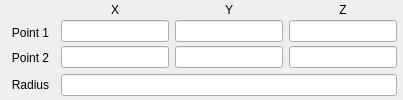
                    <widget class="QFrame" name="frame_GeometryBoundingCylinder">
                     <property name="frameShape">
                      <enum>QFrame::NoFrame</enum>
                     </property>
                     <property name="frameShadow">
                      <enum>QFrame::Raised</enum>
                     </property>
                     <layout class="QVBoxLayout" name="verticalLayout_9">
                      <property name="spacing">
                       <number>0</number>
                      </property>
                      <property name="margin">
                       <number>0</number>
                      </property>
                      <item>
                       <widget class="QFrame" name="frame_57">
                        <property name="frameShape">
                         <enum>QFrame::NoFrame</enum>
                        </property>
                        <property name="frameShadow">
                         <enum>QFrame::Raised</enum>
                        </property>
                        <layout class="QHBoxLayout" name="horizontalLayout_16">
                         <property name="spacing">
                          <number>0</number>
                         </property>
                         <property name="leftMargin">
                          <number>3</number>
                         </property>
                         <property name="topMargin">
                          <number>0</number>
                         </property>
                         <property name="rightMargin">
                          <number>3</number>
                         </property>
                         <property name="bottomMargin">
                          <number>0</number>
                         </property>
                         <item>
                          <widget class="QFrame" name="frame_58">
                           <property name="sizePolicy">
                            <sizepolicy hsizetype="Fixed" vsizetype="Preferred">
                             <horstretch>0</horstretch>
                             <verstretch>0</verstretch>
                            </sizepolicy>
                           </property>
                           <property name="minimumSize">
                            <size>
                             <width>55</width>
                             <height>0</height>
                            </size>
                           </property>
                           <property name="maximumSize">
                            <size>
                             <width>60</width>
                             <height>16777215</height>
                            </size>
                           </property>
                           <property name="frameShape">
                            <enum>QFrame::NoFrame</enum>
                           </property>
                           <property name="frameShadow">
                            <enum>QFrame::Raised</enum>
                           </property>
                           <layout class="QVBoxLayout" name="verticalLayout_50">
                            <property name="spacing">
                             <number>3</number>
                            </property>
                            <property name="margin">
                             <number>3</number>
                            </property>
                            <item>
                             <widget class="QLabel" name="label_49">
                              <property name="text">
                               <string/>
                              </property>
                             </widget>
                            </item>
                            <item>
                             <widget class="QLabel" name="label_15">
                              <property name="text">
                               <string>Point 1</string>
                              </property>
                              <property name="alignment">
                               <set>Qt::AlignCenter</set>
                              </property>
                             </widget>
                            </item>
                           </layout>
                          </widget>
                         </item>
                         <item>
                          <widget class="QFrame" name="frame_59">
                           <property name="frameShape">
                            <enum>QFrame::NoFrame</enum>
                           </property>
                           <property name="frameShadow">
                            <enum>QFrame::Raised</enum>
                           </property>
                           <layout class="QVBoxLayout" name="verticalLayout_51">
                            <property name="spacing">
                             <number>3</number>
                            </property>
                            <property name="margin">
                             <number>3</number>
                            </property>
                            <item>
                             <widget class="QLabel" name="label_16">
                              <property name="text">
                               <string>X</string>
                              </property>
                              <property name="alignment">
                               <set>Qt::AlignCenter</set>
                              </property>
                             </widget>
                            </item>
                            <item>
                             <widget class="QLineEdit" name="lineEdit_28"/>
                            </item>
                           </layout>
                          </widget>
                         </item>
                         <item>
                          <widget class="QFrame" name="frame_60">
                           <property name="frameShape">
                            <enum>QFrame::NoFrame</enum>
                           </property>
                           <property name="frameShadow">
                            <enum>QFrame::Raised</enum>
                           </property>
                           <layout class="QVBoxLayout" name="verticalLayout_52">
                            <property name="spacing">
                             <number>3</number>
                            </property>
                            <property name="margin">
                             <number>3</number>
                            </property>
                            <item>
                             <widget class="QLabel" name="label_18">
                              <property name="text">
                               <string>Y</string>
                              </property>
                              <property name="alignment">
                               <set>Qt::AlignCenter</set>
                              </property>
                             </widget>
                            </item>
                            <item>
                             <widget class="QLineEdit" name="lineEdit_29"/>
                            </item>
                           </layout>
                          </widget>
                         </item>
                         <item>
                          <widget class="QFrame" name="frame_61">
                           <property name="frameShape">
                            <enum>QFrame::NoFrame</enum>
                           </property>
                           <property name="frameShadow">
                            <enum>QFrame::Raised</enum>
                           </property>
                           <layout class="QVBoxLayout" name="verticalLayout_53">
                            <property name="spacing">
                             <number>3</number>
                            </property>
                            <property name="margin">
                             <number>3</number>
                            </property>
                            <item>
                             <widget class="QLabel" name="label_19">
                              <property name="text">
                               <string>Z</string>
                              </property>
                              <property name="alignment">
                               <set>Qt::AlignCenter</set>
                              </property>
                             </widget>
                            </item>
                            <item>
                             <widget class="QLineEdit" name="lineEdit_30"/>
                            </item>
                           </layout>
                          </widget>
                         </item>
                        </layout>
                       </widget>
                      </item>
                      <item>
                       <widget class="QFrame" name="frame_49">
                        <property name="frameShape">
                         <enum>QFrame::NoFrame</enum>
                        </property>
                        <property name="frameShadow">
                         <enum>QFrame::Raised</enum>
                        </property>
                        <layout class="QHBoxLayout" name="horizontalLayout_14">
                         <property name="spacing">
                          <number>0</number>
                         </property>
                         <property name="leftMargin">
                          <number>3</number>
                         </property>
                         <property name="topMargin">
                          <number>0</number>
                         </property>
                         <property name="rightMargin">
                          <number>3</number>
                         </property>
                         <property name="bottomMargin">
                          <number>0</number>
                         </property>
                         <item>
                          <widget class="QFrame" name="frame_50">
                           <property name="sizePolicy">
                            <sizepolicy hsizetype="Fixed" vsizetype="Preferred">
                             <horstretch>0</horstretch>
                             <verstretch>0</verstretch>
                            </sizepolicy>
                           </property>
                           <property name="minimumSize">
                            <size>
                             <width>55</width>
                             <height>0</height>
                            </size>
                           </property>
                           <property name="maximumSize">
                            <size>
                             <width>60</width>
                             <height>16777215</height>
                            </size>
                           </property>
                           <property name="frameShape">
                            <enum>QFrame::NoFrame</enum>
                           </property>
                           <property name="frameShadow">
                            <enum>QFrame::Raised</enum>
                           </property>
                           <layout class="QVBoxLayout" name="verticalLayout_44">
                            <property name="spacing">
                             <number>3</number>
                            </property>
                            <property name="leftMargin">
                             <number>3</number>
                            </property>
                            <property name="topMargin">
                             <number>0</number>
                            </property>
                            <property name="rightMargin">
                             <number>3</number>
                            </property>
                            <property name="bottomMargin">
                             <number>3</number>
                            </property>
                            <item>
                             <widget class="QLabel" name="label_14">
                              <property name="text">
                               <string>Point 2</string>
                              </property>
                              <property name="alignment">
                               <set>Qt::AlignCenter</set>
                              </property>
                             </widget>
                            </item>
                           </layout>
                          </widget>
                         </item>
                         <item>
                          <widget class="QFrame" name="frame_51">
                           <property name="frameShape">
                            <enum>QFrame::NoFrame</enum>
                           </property>
                           <property name="frameShadow">
                            <enum>QFrame::Raised</enum>
                           </property>
                           <layout class="QVBoxLayout" name="verticalLayout_45">
                            <property name="spacing">
                             <number>3</number>
                            </property>
                            <property name="leftMargin">
                             <number>3</number>
                            </property>
                            <property name="topMargin">
                             <number>0</number>
                            </property>
                            <property name="rightMargin">
                             <number>3</number>
                            </property>
                            <property name="bottomMargin">
                             <number>3</number>
                            </property>
                            <item>
                             <widget class="QLineEdit" name="lineEdit_24"/>
                            </item>
                           </layout>
                          </widget>
                         </item>
                         <item>
                          <widget class="QFrame" name="frame_52">
                           <property name="frameShape">
                            <enum>QFrame::NoFrame</enum>
                           </property>
                           <property name="frameShadow">
                            <enum>QFrame::Raised</enum>
                           </property>
                           <layout class="QVBoxLayout" name="verticalLayout_46">
                            <property name="spacing">
                             <number>3</number>
                            </property>
                            <property name="leftMargin">
                             <number>3</number>
                            </property>
                            <property name="topMargin">
                             <number>0</number>
                            </property>
                            <property name="rightMargin">
                             <number>3</number>
                            </property>
                            <property name="bottomMargin">
                             <number>3</number>
                            </property>
                            <item>
                             <widget class="QLineEdit" name="lineEdit_25"/>
                            </item>
                           </layout>
                          </widget>
                         </item>
                         <item>
                          <widget class="QFrame" name="frame_53">
                           <property name="frameShape">
                            <enum>QFrame::NoFrame</enum>
                           </property>
                           <property name="frameShadow">
                            <enum>QFrame::Raised</enum>
                           </property>
                           <layout class="QVBoxLayout" name="verticalLayout_47">
                            <property name="spacing">
                             <number>3</number>
                            </property>
                            <property name="leftMargin">
                             <number>3</number>
                            </property>
                            <property name="topMargin">
                             <number>0</number>
                            </property>
                            <property name="rightMargin">
                             <number>3</number>
                            </property>
                            <property name="bottomMargin">
                             <number>3</number>
                            </property>
                            <item>
                             <widget class="QLineEdit" name="lineEdit_26"/>
                            </item>
                           </layout>
                          </widget>
                         </item>
                        </layout>
                       </widget>
                      </item>
                      <item>
                       <widget class="QFrame" name="frame_54">
                        <property name="frameShape">
                         <enum>QFrame::NoFrame</enum>
                        </property>
                        <property name="frameShadow">
                         <enum>QFrame::Raised</enum>
                        </property>
                        <layout class="QHBoxLayout" name="horizontalLayout_15">
                         <property name="spacing">
                          <number>0</number>
                         </property>
                         <property name="leftMargin">
                          <number>3</number>
                         </property>
                         <property name="topMargin">
                          <number>0</number>
                         </property>
                         <property name="rightMargin">
                          <number>3</number>
                         </property>
                         <property name="bottomMargin">
                          <number>0</number>
                         </property>
                         <item>
                          <widget class="QFrame" name="frame_55">
                           <property name="sizePolicy">
                            <sizepolicy hsizetype="Fixed" vsizetype="Preferred">
                             <horstretch>0</horstretch>
                             <verstretch>0</verstretch>
                            </sizepolicy>
                           </property>
                           <property name="minimumSize">
                            <size>
                             <width>55</width>
                             <height>0</height>
                            </size>
                           </property>
                           <property name="maximumSize">
                            <size>
                             <width>60</width>
                             <height>16777215</height>
                            </size>
                           </property>
                           <property name="frameShape">
                            <enum>QFrame::NoFrame</enum>
                           </property>
                           <property name="frameShadow">
                            <enum>QFrame::Raised</enum>
                           </property>
                           <layout class="QVBoxLayout" name="verticalLayout_48">
                            <property name="spacing">
                             <number>3</number>
                            </property>
                            <property name="leftMargin">
                             <number>3</number>
                            </property>
                            <property name="topMargin">
                             <number>0</number>
                            </property>
                            <property name="rightMargin">
                             <number>3</number>
                            </property>
                            <property name="bottomMargin">
                             <number>3</number>
                            </property>
                            <item>
                             <widget class="QLabel" name="label_32">
                              <property name="text">
                               <string>Radius</string>
                              </property>
                              <property name="alignment">
                               <set>Qt::AlignCenter</set>
                              </property>
                             </widget>
                            </item>
                           </layout>
                          </widget>
                         </item>
                         <item>
                          <widget class="QFrame" name="frame_56">
                           <property name="frameShape">
                            <enum>QFrame::NoFrame</enum>
                           </property>
                           <property name="frameShadow">
                            <enum>QFrame::Raised</enum>
                           </property>
                           <layout class="QVBoxLayout" name="verticalLayout_49">
                            <property name="spacing">
                             <number>3</number>
                            </property>
                            <property name="leftMargin">
                             <number>3</number>
                            </property>
                            <property name="topMargin">
                             <number>0</number>
                            </property>
                            <property name="rightMargin">
                             <number>3</number>
                            </property>
                            <property name="bottomMargin">
                             <number>3</number>
                            </property>
                            <item>
                             <widget class="QLineEdit" name="lineEdit_27"/>
                            </item>
                           </layout>
                          </widget>
                         </item>
                        </layout>
                       </widget>
                      </item>
                     </layout>
                    </widget>
